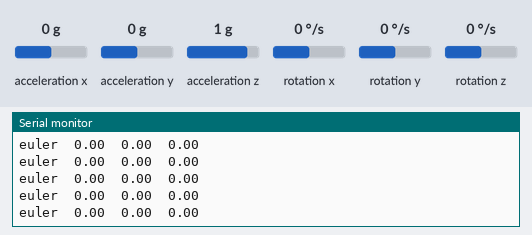
A sketch run on a simulated Arduino Uno, built with avr-gcc and run on an emulated ATmega328P. Parts: the last lines printed to the serial monitor. The test bench sets the inputs (shaded band); at power-on: acceleration x 0 g, acceleration y 0 g, acceleration z 1 g, rotation z 0 °/s, rotation x 0 °/s, rotation y 0 °/s.

Above: at 1.7 s.
1.8 s: acceleration x set to -1.4 g
At 1.87 s:
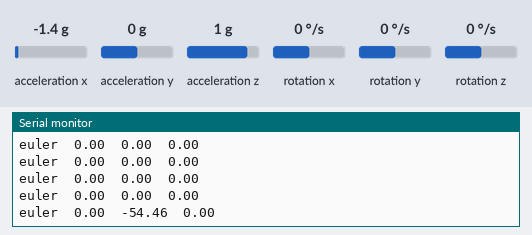
3.3 s: acceleration y set to -1.4 g
At 3.34 s:
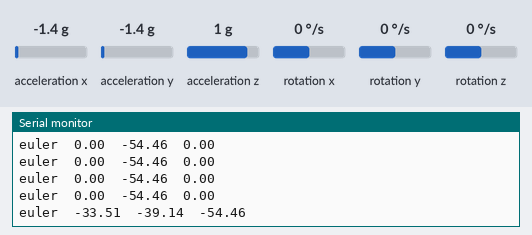
6.3 s: acceleration z set to -1.4 g
At 6.39 s:
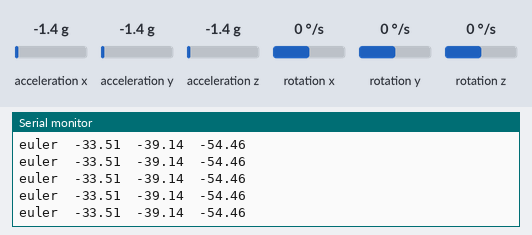
7.8 s: rotation z set to -192 °/s
At 7.87 s:
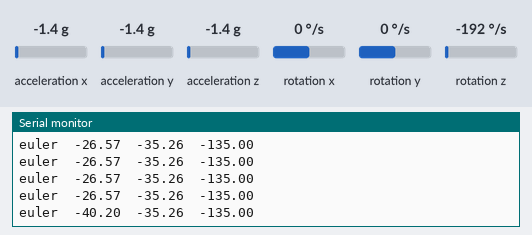
Timing chart, 0 to 10.3 s (numbered marks = the images above; inputs shaded):
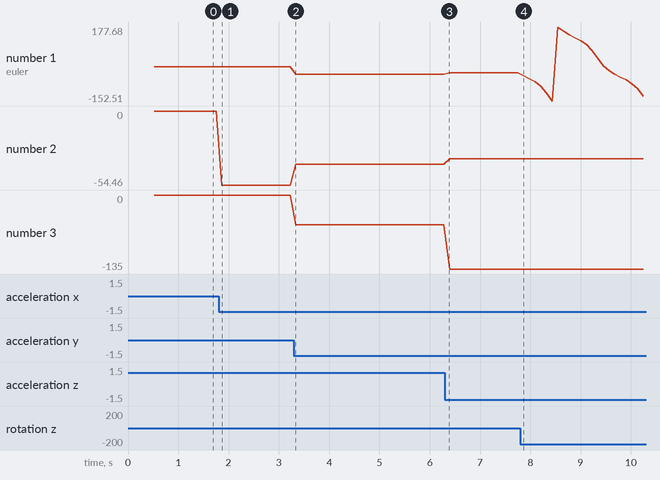

Measured:
- after the input at 1.8 s, the serial monitor: prints a new line after 0.07 s (image 1)
- after the input at 3.3 s, the serial monitor: prints a new line at once (image 2)
- after the input at 7.8 s, the serial monitor: prints a new line after 0.07 s (image 4)
- plotted number 1: 0 → -33.51 after the input at 3.3 s, -33.51 → -26.57 after the input at 6.3 s, -26.57 → -131.31 after the input at 7.8 s
- plotted number 2: 0 → -54.46 after the input at 1.8 s, -54.46 → -39.14 after the input at 3.3 s, -39.14 → -35.26 after the input at 6.3 s
- plotted number 3: -54.46 → -135 after the input at 6.3 s

The sketch:

HW1_arduino.ino
```cpp
#include <I2Cdev.h>
#include <MPU6050_6Axis_MotionApps20.h>

MPU6050 mpu;
// MPU control/status vars
bool dmpReady = false;  // set true if DMP init was successful
uint8_t devStatus;      // return status after each device operation (0 = success, !0 = error)
uint16_t packetSize;    // expected DMP packet size (default is 42 bytes)
uint16_t fifoCount;     // count of all bytes currently in FIFO
uint8_t fifoBuffer[64]; // FIFO storage buffer

// orientation/motion vars
Quaternion q;           // [w, x, y, z]         quaternion container
float euler[3];         // [psi, theta, phi]    Euler angle container

void setup() {
  Serial.begin(9600);
  mpu.initialize();
  while (!mpu.testConnection()) {
    Serial.println("MPU6050 connection failed");
    delay(1000);
  }
  Serial.println("MPU6050 connection successful");

  // load and configure the DMP
    Serial.println(F("Initializing DMP..."));
    devStatus = mpu.dmpInitialize();

    mpu.setXGyroOffset(220);
    mpu.setYGyroOffset(76);
    mpu.setZGyroOffset(-85);
    mpu.setZAccelOffset(1788);

    if (devStatus == 0) {
        // Calibration Time: generate offsets and calibrate our MPU6050
        mpu.CalibrateAccel(6);
        mpu.CalibrateGyro(6);
        mpu.PrintActiveOffsets();
        Serial.println(F("Enabling DMP..."));
        mpu.setDMPEnabled(true);
        dmpReady = true;
        packetSize = mpu.dmpGetFIFOPacketSize();
    } else {
        // ERROR!
        // 1 = initial memory load failed
        // 2 = DMP configuration updates failed
        // (if it's going to break, usually the code will be 1)
        Serial.print(F("DMP Initialization failed (code "));
        Serial.print(devStatus);
        Serial.println(F(")"));
    }
}

void loop() {
    if (!dmpReady) return;
    // read a packet from FIFO
    if (mpu.dmpGetCurrentFIFOPacket(fifoBuffer)) { // Get the Latest packet
            // display quaternion values in easy matrix form: w x y z
            mpu.dmpGetQuaternion(&q, fifoBuffer);
            // Serial.print("quat\t");
            // Serial.print(q.w);
            // Serial.print("\t");
            // Serial.print(q.x);
            // Serial.print("\t");
            // Serial.print(q.y);
            // Serial.print("\t");
            // Serial.println(q.z);

            // display Euler angles in degrees
            mpu.dmpGetQuaternion(&q, fifoBuffer);
            mpu.dmpGetEuler(euler, &q);
            Serial.print("euler\t");
            Serial.print(euler[0] * 180/M_PI);
            Serial.print("\t");
            Serial.print(euler[1] * 180/M_PI);
            Serial.print("\t");
            Serial.println(euler[2] * 180/M_PI);

        delay(100);
    }
}
```
